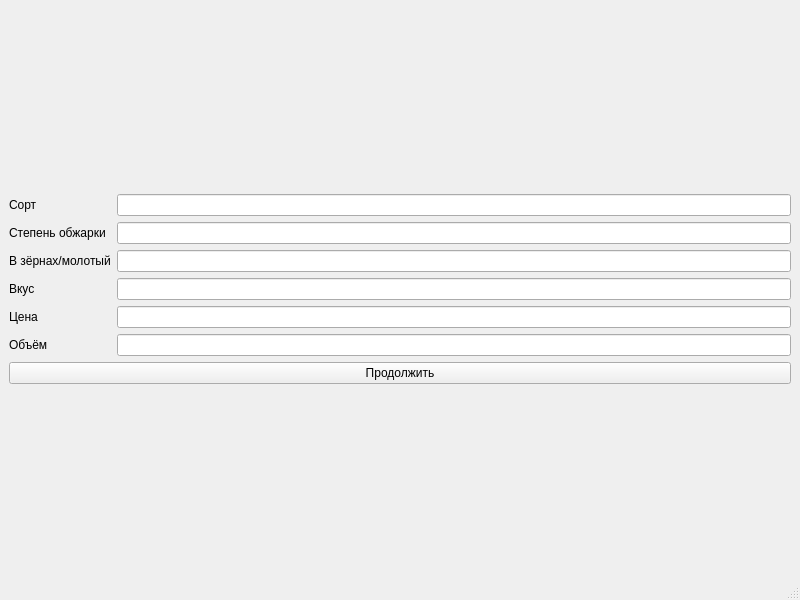
<?xml version="1.0" encoding="UTF-8"?>
<ui version="4.0">
 <class>MainWindow</class>
 <widget class="QMainWindow" name="MainWindow">
  <property name="geometry">
   <rect>
    <x>0</x>
    <y>0</y>
    <width>800</width>
    <height>600</height>
   </rect>
  </property>
  <property name="windowTitle">
   <string>MainWindow</string>
  </property>
  <widget class="QWidget" name="centralwidget">
   <layout class="QGridLayout" name="gridLayout_2">
    <item row="0" column="0">
     <layout class="QGridLayout" name="gridLayout">
      <item row="5" column="1">
       <widget class="QLineEdit" name="size_lineEdit"/>
      </item>
      <item row="1" column="1">
       <widget class="QLineEdit" name="roasting_degree_lineEdit"/>
      </item>
      <item row="2" column="1">
       <widget class="QLineEdit" name="type_lineEdit"/>
      </item>
      <item row="0" column="1">
       <widget class="QLineEdit" name="sort_lineEdit"/>
      </item>
      <item row="3" column="0">
       <widget class="QLabel" name="taste_label">
        <property name="text">
         <string>Вкус</string>
        </property>
       </widget>
      </item>
      <item row="0" column="0">
       <widget class="QLabel" name="sort_label">
        <property name="text">
         <string>Сорт</string>
        </property>
       </widget>
      </item>
      <item row="2" column="0">
       <widget class="QLabel" name="type_label">
        <property name="text">
         <string>В зёрнах/молотый</string>
        </property>
       </widget>
      </item>
      <item row="4" column="0">
       <widget class="QLabel" name="price_label">
        <property name="text">
         <string>Цена</string>
        </property>
       </widget>
      </item>
      <item row="4" column="1">
       <widget class="QLineEdit" name="price_lineEdit"/>
      </item>
      <item row="3" column="1">
       <widget class="QLineEdit" name="taste_lineEdit"/>
      </item>
      <item row="5" column="0">
       <widget class="QLabel" name="size_label">
        <property name="text">
         <string>Объём</string>
        </property>
       </widget>
      </item>
      <item row="1" column="0">
       <widget class="QLabel" name="roasting_degree_label">
        <property name="text">
         <string>Степень обжарки</string>
        </property>
       </widget>
      </item>
      <item row="6" column="0" colspan="2">
       <widget class="QPushButton" name="pushButton">
        <property name="text">
         <string>Продолжить</string>
        </property>
       </widget>
      </item>
     </layout>
    </item>
   </layout>
  </widget>
  <widget class="QMenuBar" name="menubar">
   <property name="geometry">
    <rect>
     <x>0</x>
     <y>0</y>
     <width>800</width>
     <height>24</height>
    </rect>
   </property>
  </widget>
  <widget class="QStatusBar" name="statusbar"/>
 </widget>
 <resources/>
 <connections/>
</ui>
